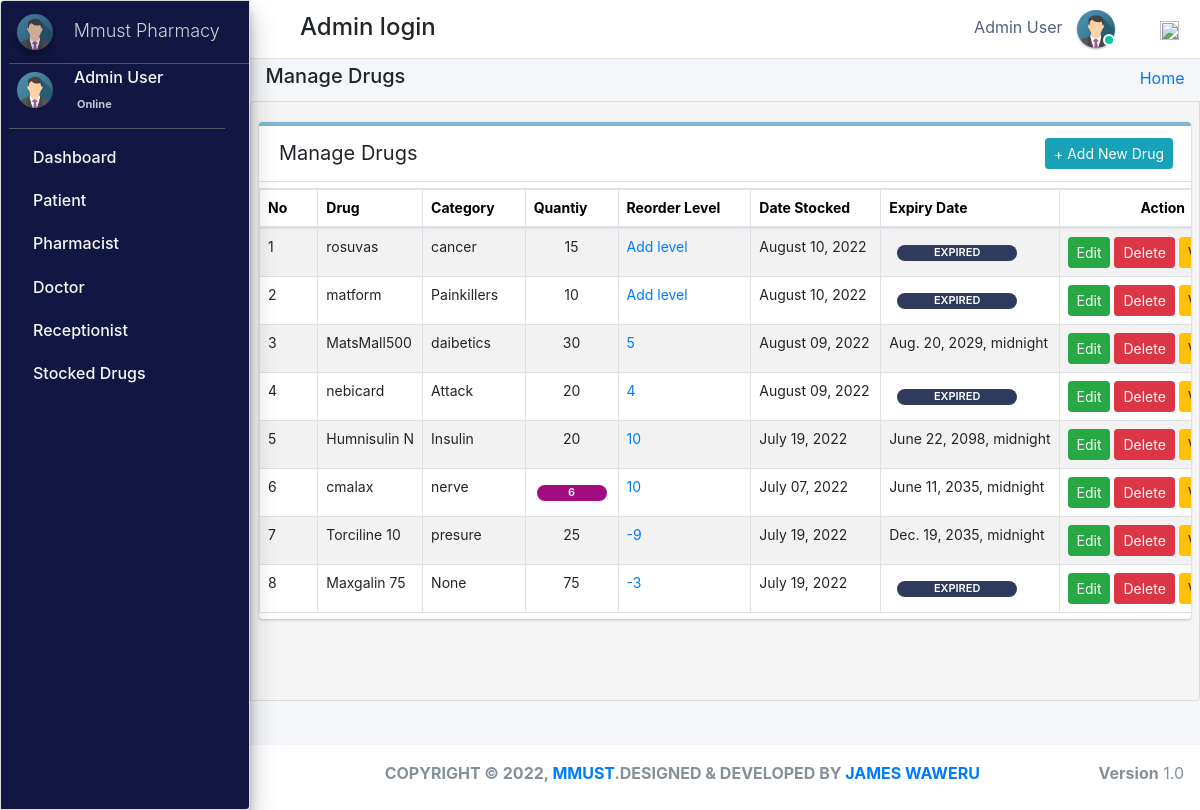
The app's page /admin_user/manage_stock/ (signed in) with its own data.
### pharmacy/models.py (models this page shows, shortened)
class CustomUser(AbstractUser):
    user_type_data = ((1, "AdminHOD"), (2, "Pharmacist"), (3, "Doctor"), (4, "PharmacyClerk"),(5, "Patients"))
    user_type = models.CharField(default=1, choices=user_type_data, max_length=10)

class AdminHOD(models.Model):
    gender_category=(
        ('Male','Male'),
        ('Female','Female'),
    )
    admin = models.OneToOneField(CustomUser,null=True, on_delete = models.CASCADE)
    emp_no= models.CharField(max_length=100,null=True,blank=True)
    gender=models.CharField(max_length=100,null=True,choices=gender_category)
    mobile=models.CharField(max_length=10,null=True,blank=True)
    address=models.CharField(max_length=300,null=True,blank=True)
    profile_pic=models.ImageField(default="admin.png",null=True,blank=True)
    created_at = models.DateTimeField(auto_now_add=True)
    updated_at = models.DateTimeField(auto_now=True)
    date_employed=models.DateTimeField(auto_now_add=True, auto_now=False)
    objects = models.Manager()

class Stock(models.Model):
    category = models.ForeignKey(Category,null=True,on_delete=models.CASCADE,blank=True)
    drug_imprint=models.CharField(max_length=6 ,blank=True, null=True)
    drug_name = models.CharField(max_length=50, blank=True, null=True)
    drug_color = models.CharField(max_length=50, blank=True, null=True)
    drug_shape = models.CharField(max_length=50, blank=True, null=True)
    quantity = models.IntegerField(default='0', blank=True, null=True)
    receive_quantity = models.IntegerField(default='0', blank=True, null=True)
    reorder_level = models.IntegerField(default='0', blank=True, null=True)
    manufacture= models.CharField(max_length=50, blank=True, null=True)
    last_updated = models.DateTimeField(auto_now_add=False, auto_now=True)
    timestamp = models.DateTimeField(auto_now_add=True, auto_now=False)
    drug_strength= models.CharField(max_length=10, blank=True, null=True)
    valid_from = models.DateTimeField(blank=True, null=True,default=timezone.now)
    valid_to = models.DateTimeField(blank=False, null=True)
    drug_description=models.TextField(blank=True,max_length=1000,null=True)
    drug_pic=models.ImageField(default="images2.png",null=True,blank=True)
    objects = ExpiredManager()

class Category(models.Model):
    name = models.CharField(max_length=50, blank=False, null=True)
    def __str__(self):
        return str(self.name)

### pharmacy/HODViews.py (the view)
# urls.py: path('admin_user/manage_stock/',HODViews.manageStock,name='manage_stock'),
def manageStock(request):
    stocks = Stock.objects.all().order_by("-id")
    ex=Stock.objects.annotate(
    expired=ExpressionWrapper(Q(valid_to__lt=Now()), output_field=BooleanField())
    ).filter(expired=True)
    eo=Stock.objects.annotate(
    expired=ExpressionWrapper(Q(valid_to__lt=Now()), output_field=BooleanField())
    ).filter(expired=False)
    context = {
        "stocks": stocks,
        "expired":ex,
        "expa":eo,
        "title":"Manage Stocked Drugs"
    }
    return render(request,'hod_templates/manage_stock.html',context)

### pharmacy/LoginCheckMiddleWare.py (called while the page is built, shortened)
    def process_view(self, request, view_func, view_args, view_kwargs):
        modulename = view_func.__module__
        user = request.user
        if user.is_authenticated:
            if user.user_type == "1":
                if modulename == "pharmacy.HODViews":
                    pass
                elif modulename == "":
                    pass
                elif modulename == "pharmacy.views" or modulename == "django.views.static":
                    pass
                else:
                    pass
            else:
                return redirect("login")
        else:
            if request.path == reverse("login"):
                pass
            else:
                return redirect("login")

### pharmacy/models.py (called while the page is built)
    def get_queryset(self):
        return super().get_queryset().annotate(
            expired=ExpressionWrapper(Q(valid_to__lt=Now()), output_field=BooleanField())
        )

### pharmacy/templates/hod_templates/manage_stock.html (shortened to what this page needs)
{% extends 'hod_templates/base_template.html'%} {% block page_title %}
<h5>Manage Drugs</h5>
{% endblock page_title %} {% block main_content %}
<section class="content">
    <div class="row">
        <div class="col-md-12">
            <div class="card manage sc">
                <div class="card-header">
                    <span>Manage Drugs</span>
                    <div class="card-tools d-flex">
                        <a class="btn btn-sm btn-info mr-2" href="{% url 'add_stock' %}" role="button">+ Add New Drug</a>
                    </div>
                </div>
                <table class="table table-bordered table-hover dataTable" id="plist">
                    <thead>
                        <tr>
                            <th>No</th>
                            <th>Drug</th>
                            <th>Category</th>
                            <th>Quantiy</th>
                            <th>Reorder Level</th>
                            <th>Date Stocked</th>
                            <th>Expiry Date</th>
                            <th class="text-center">Action</th>
                        </tr>
                    </thead>
                    <tbody>
                        {% for stock in stocks %}
                        <tr class="hov">
                            <td>{{forloop.counter}}</td>
                            <td>{{stock.drug_name}}</td>
                            <td>{{stock.category}}</td>
                            <td>
                                <span class="d-flex justify-content-center">
                                 {% if stock.quantity <= stock.reorder_level %}
                                <div  class="d-flex justify-content-center px-2 mt-2"style="background-color:#a00b80;;border-radius: 10px;font-size: 11px; width:70px;font-weight: 600;color: white;">{{stock.quantity}}</div>
                                {% else %}{{stock.quantity}}
                                {% endif %}</span>
                            </td>
                            <td>
                                {% if stock.reorder_level %}
                                <a href="{% url 'reorder_level' stock.id %}">{{stock.reorder_level}}</a></td>
                            {% else %}
                            <a href="{% url 'reorder_level' stock.id %}">Add level</a> {% endif %}
                            <td>{{stock.last_updated |date:"F d, Y"}}</td>
                            {% for expire in expired %} {% if stock.drug_name == expire.drug_name %}
                            <td class="">
                                <div style="background-color: rgb(48, 58, 92);border-radius: 10px;font-size: 11px; width:120px;font-weight: 600;color: white;" class="d-flex justify-content-center ml-2 mt-2 px-1 "> EXPIRED </div>
                            </td>
                            {% endif %} {% endfor %}
                            {% for expire in expa %} {% if stock.drug_name == expire.drug_name %}
                            <td>{{expire.valid_to}}</td>
                            {% endif %} {% endfor %}
                            <td class="d-flex justify-content-center">
                                <a href="{%url 'edit_drug' stock.id %}" class="btn btn-sm btn-success">Edit</a> &nbsp;
                                <a href="{%url 'delete_drug' stock.id %}" class="btn btn-sm btn-danger">Delete</a> &nbsp;
                                <a href="{% url 'drug_detail' stock.id %}" class="btn btn-sm btn-warning">View</a>
                            </td>
                        </tr>
                        {% endfor %}
                    </tbody>
                </table>
            </div>
        </div>
    </div>
</section>
{% endblock %}

### pharmacy/templates/hod_templates/base_template.html (shortened to what this page needs)
{% extends 'base_file.html' %} {% block htm %}
<body class="hold-transition sidebar-mini layout-fixed">
    <div class="wrapper">
        <nav class="main-header navbar navbar-expand navbar-white navbar-light">
            <ul class="navbar-nav">
                <li class="nav-item">
                    <a class="nav-link" data-widget="pushmenu" href="#" role="button"></a>
                </li>
            </ul>
            <h4 style="margin-left: 10px; margin-top: 5px;">Admin login </h4>
            <ul class="navbar-nav ml-auto">
                <li class="mx-3">
                    <a href="#" class="sm-submenu-with-image a">
                        <span>{{user.first_name}}  {{user.last_name}}</span>
                        <img src="{{request.user.adminhod.profile_pic.url}}" class="img-circle elevation-1" width="38" height="38" alt="">
                        <span class="avatar-status avatar-sm-status avatar-status-success"></span>
                    </a>
                </li>
                <li class="nav-item dropdown ml-3 low">
                    <a href="#" class="btn btn-outlined btn-black text-muted bg-transparent " data-toggle="dropdown" aria-expanded="false" data-wow-delay="0.7s"><img src="https://img.icons8.com/ios/50/000000/settings.png" width="19" height="19">
                    </a>
                </li>
            </ul>
        </nav>
        {% include 'hod_templates/sidebar.html'%}
        <div class="content-wrapper">
            <div class="content-header">
                <div class="container-fluid">
                    <div class="row ">
                        <div class="col-sm-6">
                            <h1 class="m-0 text-dark">
                                {% block page_title %} {% endblock page_title %}
                            </h1>
                        </div>
                        <div class="col-sm-6 ">
                            <ol class="breadcrumb float-sm-right">
                                <li class="breadcrumb-item"><a href="">Home</a></li>
                            </ol>
                        </div>
                    </div>
                </div>
            </div>
            {% block main_content %} {% endblock main_content %}
        </div>
        {% include 'hod_templates/footer.html'%}
    </div>
    {% endblock htm %}

### pharmacy/templates/hod_templates/sidebar.html (shortened to what this page needs)
<aside class="main-sidebar sidebar-dark-primary elevation-4">
    <a href="" class="brand-link ml-2">
        <img src="{{request.user.adminhod.profile_pic.url}}" alt="" width="36" height="36" class=" img-circle elevation-3" style="opacity: .8">
        <span class="brand-text font-weight-light mt-1 ml-3 mmust">Mmust Pharmacy</span>
    </a>
    <div class="sidebar">
        <div class="user-panel mr-3">
            <div class="pull-left image sm-submenu-with-image a ml-2 ">
                <img src="{{request.user.adminhod.profile_pic.url}}" class="img-circle mt-2" width="36" height="36" alt="User Image">
            </div>
            <div class="pull-left info">
                <p>{{user.first_name}} {{user.last_name}}</p>
                <a href="#"> Online</a>
            </div>
        </div>
        <nav class="mt-2">
            <ul class="nav nav-pills nav-sidebar flex-column" data-widget="treeview" role="menu" data-accordion="false">
                <li class="nav-item">
                    <a href="{% url  'admin_dashboard' %}" class="nav-link">
                        <p>
                            Dashboard
                        </p>
                    </a>
                </li>
                <li class="nav-item">
                    <a href="#" class="nav-link">
                        <p>
                            Patient
                        </p>
                    </a>
                </li>
                <li class="nav-item">
                    <a href="#" class="nav-link">
                        <p>
                            Pharmacist
                        </p>
                    </a>
                </li>
                <li class="nav-item">
                    <a href="#" class="nav-link">
                        <p>
                            Doctor
                        </p>
                    </a>
                </li>
                <li class="nav-item">
                    <a href="#" class="nav-link">
                        <p>
                            Receptionist
                        </p>
                    </a>
                </li>
                <li class="nav-item">
                    <a href="#" class="nav-link">
                        <p>
                            Stocked Drugs
                        </p>
                    </a>
                </li>
            </ul>
        </nav>
    </div>
</aside>

### static/css/main.css (style rules this page uses)
html { font-family: sans-serif; line-height: 1.15; -webkit-text-size-adjust: 100%; -webkit-tap-highlight-color: transparent; }
body { overflow-y: hidden; overflow-x: hidden; font-family: -apple-system, BlinkMacSystemFont, "Segoe UI", Roboto, "Helvetica Neue", Arial, "Noto Sans", sans-serif, "Apple Color Emoji", "Segoe UI Emoji", "Segoe UI Symbol", "Noto Color Emoji" !important; }
th { color: rgb(0, 0, 0); font-size: 14px !important; }
.content { background-color: #f5f5f5; border: 1px solid #dddddd; border-radius: 4px 0px 4px 0px; left: -1px; padding: 10px 7px 5px; }
.main-sidebar { background: #ffffff; border: 1px solid #dddddd; border-radius: 4px 0px 4px 0px; font-weight: bold; }
.content { height: 75vh; overflow-y: scroll; overflow-x: hidden; }
.sc { white-space: nowrap; display: block; overflow-x: hidden !important; }
.content .row { margin-top: 20px !important; }
.main-sidebar { background-color: #121642 !important; color: white !important; }
.main-sidebar p { color: #f8f8f8 !important; font-weight: 500 !important }
td { font-size: 14px !important; }
.hov { transition: transform .5s; }
.avatar-status { position: absolute; bottom: 12px; right: 75.4px; display: -ms-inline-flexbox; display: inline-flex; -ms-flex-negative: 0; flex-shrink: 0; -ms-flex-pack: center; justify-content: center; -ms-flex-align: center; align-items: center; white-space: nowrap; text-align: center; vertical-align: baseline; font-weight: 600; border: .125rem solid #fff; width: 12px; height: 12px; line-height: 1; font-size: .71094rem; border-radius: 50%; }
.avatar-status-success { color: #fff; background-color: #00c9a7; }
.card-header span { font-size: 20px !important; }
.table>tbody>tr>td, .table>tbody>tr>th, .table>tfoot>tr>td, .table>tfoot>tr>th, .table>thead>tr>td, .table>thead>tr>th { padding: 8px; line-height: 1.42857143; vertical-align: top; }
.pull-left { float: left; }
.pull-left { float: left!important; }
.user-panel>.info { padding: 5px 5px 5px 15px; line-height: 1; position: absolute; left: 55px; }
.user-panel>.info>p { font-weight: 600; margin-bottom: 9px; }
p { margin: 0 0 10px; }
.user-panel { padding-bottom: 20px; }
.user-panel:after { clear: both; }
.user-panel:before, .user-panel:after { content: " "; display: table; }
.user-panel>.info>a { text-decoration: none; padding-right: 5px; margin-top: 3px; font-size: 11px; overflow: hidden; white-space: nowrap; }
.mmust { overflow: hidden; white-space: nowrap; font-size: 18px; }
.table { background: white !important; }
.container-fluid { width: 100%; padding-right: 15px; padding-left: 15px; margin-right: auto; margin-left: auto; }
.row { display: flex; flex-wrap: wrap; margin-right: -15px; margin-left: -15px; }
.d-flex { display: flex !important; z-index: 44; }
.pl-2, .px-2 { padding-left: .5rem !important; }
.pr-2, .px-2 { padding-right: .5rem !important; }
.d-flex { display: flex !important; }
.manage { border-radius: 2px; border-top: 4px solid rgba(0, 115, 170, 0.5) !important; box-shadow: 0 2px 1px rgb(0 0 0 / 5%); border-left: none; border-right: none; border-bottom: none; margin-bottom: 30px; }
.table tbody tr:nth-of-type(odd) { background-color: rgba(0, 0, 0, .05) !important; }
.table tbody tr:nth-of-type(odd) { background-color: rgba(197, 197, 197, 0.05) !important; }
.img-circle { border-radius: 50%; }
.content-wrapper .content-header { padding: 5px 0.5rem !important; }

### static/css/profile.css (style rules this page uses)
li { list-style-type: none ! }
.navbar-nav span { color: #525f7f !important; margin-right: 10px !important; }
body { font-family: 'Rubik', sans-serif; height: 100% !important; }
.manage { border-radius: 2px; border-top: 4px solid rgba(0, 115, 170, 0.5) !important; box-shadow: 0 2px 1px rgb(0 0 0 / 5%); border-left: none; border-right: none; border-bottom: none; margin-bottom: 30px; }
.table tbody tr:nth-of-type(odd) { background-color: rgba(0, 0, 0, .05) !important; }

### records on screen
CustomUser: first_name "Admin", last_name "User", user.adminhod.profile_pic (picture)
Stock: drug_name "rosuvas", category "cancer", quantity "15", reorder_level "Add level", last_updated "August 10, 2022", shows "EXPIRED"
Stock: drug_name "matform", category "Painkillers", quantity "10", reorder_level "Add level", last_updated "August 10, 2022", shows "EXPIRED"
Stock: drug_name "MatsMall500", category "daibetics", quantity "30", reorder_level "5", last_updated "August 09, 2022", valid_to "Aug. 20, 2029, midnight"
Stock: drug_name "nebicard", category "Attack", quantity "20", reorder_level "4", last_updated "August 09, 2022", shows "EXPIRED"
Stock: drug_name "Humnisulin N", category "Insulin", quantity "20", reorder_level "10", last_updated "July 19, 2022", valid_to "June 22, 2098, midnight"
Stock: drug_name "cmalax", category "nerve", quantity "6", reorder_level "10", last_updated "July 07, 2022", valid_to "June 11, 2035, midnight"
Stock: drug_name "Torciline 10", category "presure", quantity "25", reorder_level "-9", last_updated "July 19, 2022", valid_to "Dec. 19, 2035, midnight"
Stock: drug_name "Maxgalin 75", category "None", quantity "75", reorder_level "-3", last_updated "July 19, 2022", shows "EXPIRED"
